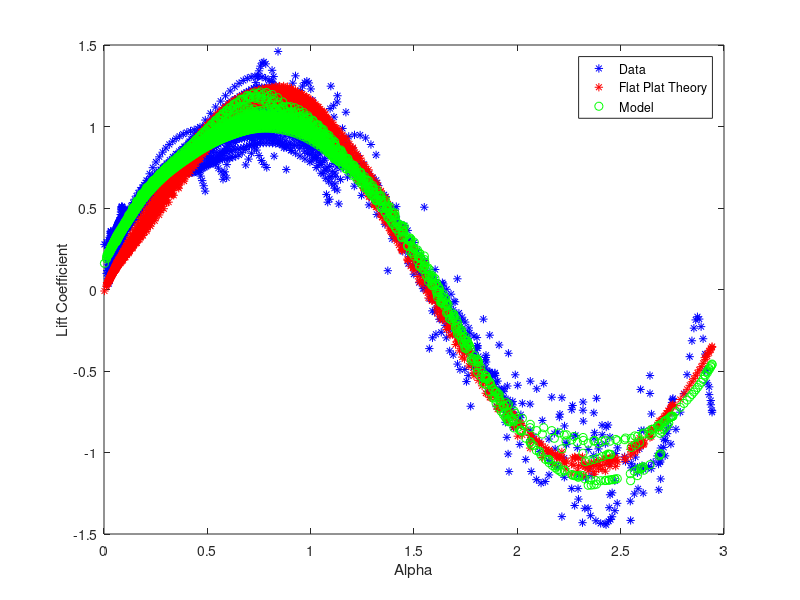
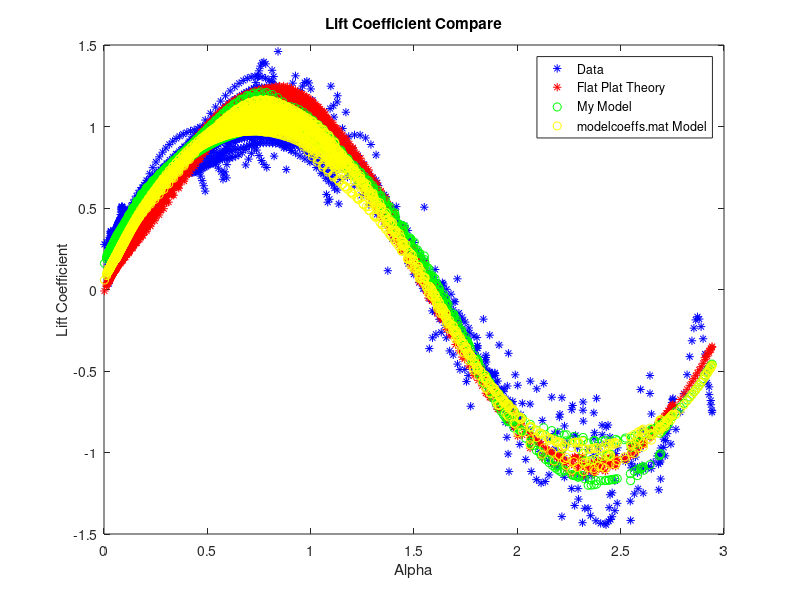

Write MATLAB code to recreate these figures, in order.
%%%%%%%%%%%%%%%%%%%%%%%%%%%%%%%%%%%%%%%%%%%%%%%%%%%%%%%%%%%%%%%%%%%%%%%%%%%
% Aerodynamic residual learning (offline):
%   - Baseline: flat-plate lift coefficient C_{L,fp} (loaded as Clfp)
%   - Residual: ΔC_L(α, δ_e) ≈ θ^T φ([α; δ_e]) with RBF features + bias
%   - Fit θ by ridge regression: θ = (Φ'Φ + γI)^{-1} Φ'y
%
%   1) loads data-driven lift residuals (Cl) and flat-plate baseline (Clfp)
%   2) constructs a tiled grid of RBF centers μ_i over (α, δ_e)
%   3) fits θ via regularized least squares
%   4) compares: (data + baseline) vs (baseline) vs (fit + baseline)
%      and also compares against a saved model in model_coeffs.mat
%%%%%%%%%%%%%%%%%%%%%%%%%%%%%%%%%%%%%%%%%%%%%%%%%%%%%%%%%%%%%%%%%%%%%%%%%%%
function fit_coeffs
close all
clear all

% Load aerodynamic coefficients:
%   - aero_coeffs: learned/identified residual lift (Cl) from data
%   - aero_coeffs_fp: flat-plate baseline lift (Clfp)
addpath("data/")
aero_coeffs=load('aero_coeffs.mat');
aero_coeffs_fp=load('aero_coeffs_fp.mat');

Clfp=aero_coeffs_fp.Cltfp;    % baseline C_{L,fp}(α, δ_e)
Cl=aero_coeffs.Clt;           % residual ΔC_L(α, δ_e) from data
alpha=aero_coeffs.alphat;     % α samples
el=aero_coeffs.elt;           % δ_e samples (elevator)

% -------------------------------------------------------------------------
% Build an RBF center grid over the (α, δ_e) domain
% -------------------------------------------------------------------------
numalphas=4;
numels=4;

maxalpha=pi;
minalpha=0;
maxel=pi/4;
minel=-pi/4;

dalpha=(maxalpha-minalpha)/numalphas;
del=(maxel-minel)/numels;

alphas=minalpha:dalpha:maxalpha;
els=minel:del:maxel;

muCl=make_grid(alphas,els);   % μ_i tiling the domain

% RBF spread Σ (shared across centers here)
sigmaCl=[.1 0;0 .1];

paramf.sigma=sigmaCl;
paramf.mu=muCl;

display('Fitting Aerodynamic Coefficients Started...')

% -------------------------------------------------------------------------
% Ridge regression on the linear-in-parameters model:
%   ΔC_L(α,δ_e) ≈ θ^T φ([α;δ_e])
% where φ stacks Gaussian RBFs evaluated at each center, plus a bias term.
% -------------------------------------------------------------------------
thetaCl=regularized_least_squares(@gaussian,[alpha;el],Cl',paramf);

% Evaluate learned residual on the training samples
for k=1:length(alpha)
   phi= gaussian([alpha(k);el(k)],paramf);   % φ([α;δ_e])
   Clf(k)=thetaCl'*phi;                      % θ^T φ
end

display('Lift Coefficients Fit...')

% Compare:
%   - Data total:     (Cl + Clfp)
%   - Baseline:       Clfp
%   - Fit total:      (Clf + Clfp)
figure()
plot(alpha,Cl+Clfp,'*b',alpha,Clfp,'*r',alpha,Clf+Clfp,'og')
xlabel('Alpha')
ylabel('Lift Coefficient')
legend('Data', 'Flat Plat Theory', 'Model')

% Print fitted weights θ
thetaCl

% -------------------------------------------------------------------------
% Compare against a saved model (model_coeffs.mat)
% -------------------------------------------------------------------------
coeffs = load('model_coeffs.mat');
coeffs.thetaCl

coeffs = load('model_coeffs.mat');

Cl_off = zeros(size(Cl));
for k = 1:length(alpha)
    x = [alpha(k); el(k)];
    phi_off = gaussian(x, paramf);           % same feature map φ
    Cl_off(k) = coeffs.thetaCl' * phi_off;   % saved θ applied to φ
end

figure()
plot(alpha, Cl + Clfp, '*b', alpha, Clfp, '*r', ...
     alpha, Clf + Clfp, 'og', alpha, Cl_off + Clfp, 'oy');
xlabel('Alpha');
ylabel('Lift Coefficient');
legend('Data', 'Flat Plat Theory', 'My Model', 'modelcoeffs.mat Model');
title('Lift Coefficient Compare');

rmpath("data/")
end



%==========================================================================
% regularized_least_squares
%
% Fit θ for a linear model y ≈ Φ θ using ridge regression:
%   θ = argmin ||Φθ - y||_2^2 + γ||θ||_2^2
%     = (Φ'Φ + γI)^{-1} Φ'y
%
% Inputs:
%   BASIS: function handle for feature map φ(x) ∈ R^{Np+1}
%   x:     input samples stacked as columns (d×N)
%   y:     targets (N×1 or 1×N)
%   param: carries RBF centers μ and spread Σ
%==========================================================================
function theta = regularized_least_squares(BASIS, x, y, param)

    % N  = number of samples
    % Np = number of RBF centers (excluding bias)
    N  = size(x,2);
    Np = size(param.mu,2);
    
    % Design matrix Φ ∈ R^{N × (Np+1)} where row k is φ(x_k)^T
    Phi = zeros(N, Np+1);
    for k = 1:N
        phi = BASIS(x(:,k), param);   % (Np+1)×1
        Phi(k,:) = phi';              % 1×(Np+1)
    end
   
    gamma = 0.1; % ridge regularization strength (matches your note)
    theta = (Phi' * Phi + gamma * eye(Np+1)) \ (Phi' * y(:))
end

%==========================================================================
% gaussian
%
% Gaussian RBF feature map with shared Σ:
%   φ_i(x) = exp( -1/2 (x-μ_i)^T Σ^{-1} (x-μ_i) ),  i=1..Np
% plus a constant bias feature appended at the end.
%
% Output:
%   phi ∈ R^{Np+1}
%==========================================================================
function phi = gaussian(x, param)
    mu    = param.mu;     % 2×Np centers
    sigma = param.sigma;  % 2×2 spread matrix Σ
    
    [~, Np] = size(mu);
    phi = zeros(Np+1,1);
    for i = 1:Np
        diff = x - mu(:,i);
        % Using (sigma \ diff) = Σ^{-1} diff (numerically nicer than inv)
        phi(i) = exp( -0.5 * (diff' * (sigma \ diff)) );
    end
    phi(Np+1) = 1; % bias term
end

%==========================================================================
% make_grid
%
% Create a Cartesian grid of RBF centers μ_i over two axes x and y.
% Output mu is 2×(mx*my) with columns [x_i; y_j].
%==========================================================================
function mu=make_grid(x,y)
    k=1;
    mx=length(x);
    my=length(y);
    for i=1:mx
        for j=1:my
            mu(:,k)=[x(i);y(j)];
            k=k+1;
        end
    end
end
